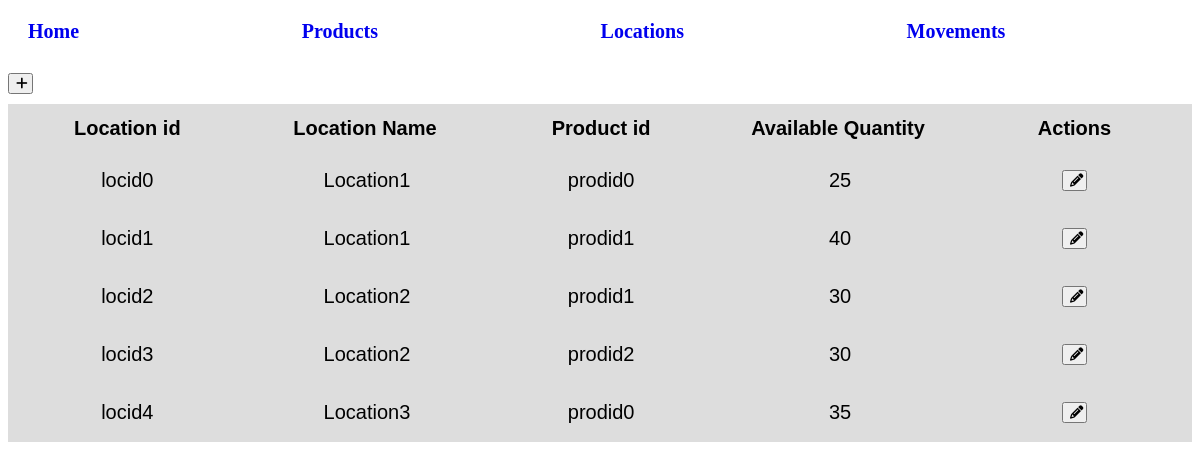
/locations, run on the app's committed database.
### models/location.py (models this page shows)
class LocationModel(db.Model):
    __tablename__ = "location"
    location_id = db.Column(db.String, primary_key=True)
    location_name= db.Column(db.String, nullable=False)
    product_id= db.Column(db.String, db.ForeignKey("product.product_id"), unique=False, nullable=False)
    available_quantity= db.Column(db.Integer, nullable=False)
    productmovement = db.relationship("ProductMovementModel", backref="location")

### app.py (the view, shortened to what this page needs)
@app.route("/locations", methods=['GET', 'POST', 'PUT'])
def locations():
    if request.method == 'POST':
        data = request.get_json()
        product = ProductModel.query.get(data["product_id"])
        if product is None:
            return {"message": "Product not found"}, 404
        location_id = primary_key_gen(LocationModel, "locid")
        newLocation = LocationModel(
            location_id = location_id,
            location_name = data["location_name"],
            product_id = data["product_id"],
            available_quantity = data["available_quantity"]
        )
        db.session.add(newLocation)
        db.session.commit()
        added_location = LocationModel.query.get_or_404(location_id)
        return {"location_id": added_location.location_id, "location_name": added_location.location_name, "product_id": added_location.product_id, "available_quantity": added_location.available_quantity}
    else:
        locations_details = LocationModel.query.all()
        return render_template('locations.html', locations_details = locations_details)

### templates/locations.html (shortened to what this page needs)
{% extends 'base.html' %}
{% block body %}
<div id="locations">
  <table id="locations-table">
      <button onclick="addLocations()"><i class="fa-solid fa-plus"></i></button>
      <tbody id="locations-table-body">
          <tr>
              <th>Location id</th>
              <th>Location Name</th>
              <th>Product id</th>
              <th>Available Quantity</th>
              <th>Actions</th>
          </tr>
          {% for location in locations_details %}
              <tr id="{{location.location_id}}">
                  <td id="{{location.location_id}}-id">{{location.location_id}}</td>
                  <td><input id="{{location.location_id}}-name" value="{{location.location_name}}"/></td>
                  <td id="{{location.location_id}}-product-id">{{location.product_id}}</td>
                  <td><input id="{{location.location_id}}-available-quantity" value="{{location.available_quantity}}"/></td>
                  <td>
                      <button id="edit-{{location.location_id}}" class="edit-on" onclick="editLocation(this.id)"><i class="fa-solid fa-pencil"></i></button>
                  </td>
              </tr>
          {% endfor %}
      </tbody>
  </table>
</div>
{% endblock %}

### templates/base.html (shortened to what this page needs)
<!DOCTYPE html>
<html lang="en">
<head>
    <link rel="stylesheet" href="../static/css/style.css">
</head>
<body>
    <div class="nav">
        <a href="/home">Home</a>
        <a href="/products">Products</a>
        <a href="locations">Locations</a>
        <a href="movements">Movements</a>
    </div>
    {% block body %} {% endblock %}
</body>
</html>

### static/css/style.css (style rules this page uses)
table { font-family: arial, sans-serif; border-collapse: collapse; font-size: 20px; }
td, th, tr { border: 1px solid #dddddd; text-align: left; padding: 8px; width: 300px; height: 30px; text-align: center; background-color: #dddddd; }
a { text-decoration: none; flex-grow: 1; }
.nav { display: flex; flex-direction: row; column-gap: 1rem; flex-grow: 1; width: 100%; font-size: 20px; font-weight: 600; margin: 20px 20px; }
button { width: 25px; text-align: center; margin: 10px 0; }
input { background-color: #dddddd; text-align: center; outline: none; width: 100%; height: 100%; line-height: 20px; font-size: 20px; pointer-events: none; border: none; }
.edit-on { display: auto; }

### data on the page
LocationModel: location_id "locid0", location_name "Location1", product_id "prodid0", available_quantity "25"
LocationModel: location_id "locid1", location_name "Location1", product_id "prodid1", available_quantity "40"
LocationModel: location_id "locid2", location_name "Location2", product_id "prodid1", available_quantity "30"
LocationModel: location_id "locid3", location_name "Location2", product_id "prodid2", available_quantity "30"
LocationModel: location_id "locid4", location_name "Location3", product_id "prodid0", available_quantity "35"
